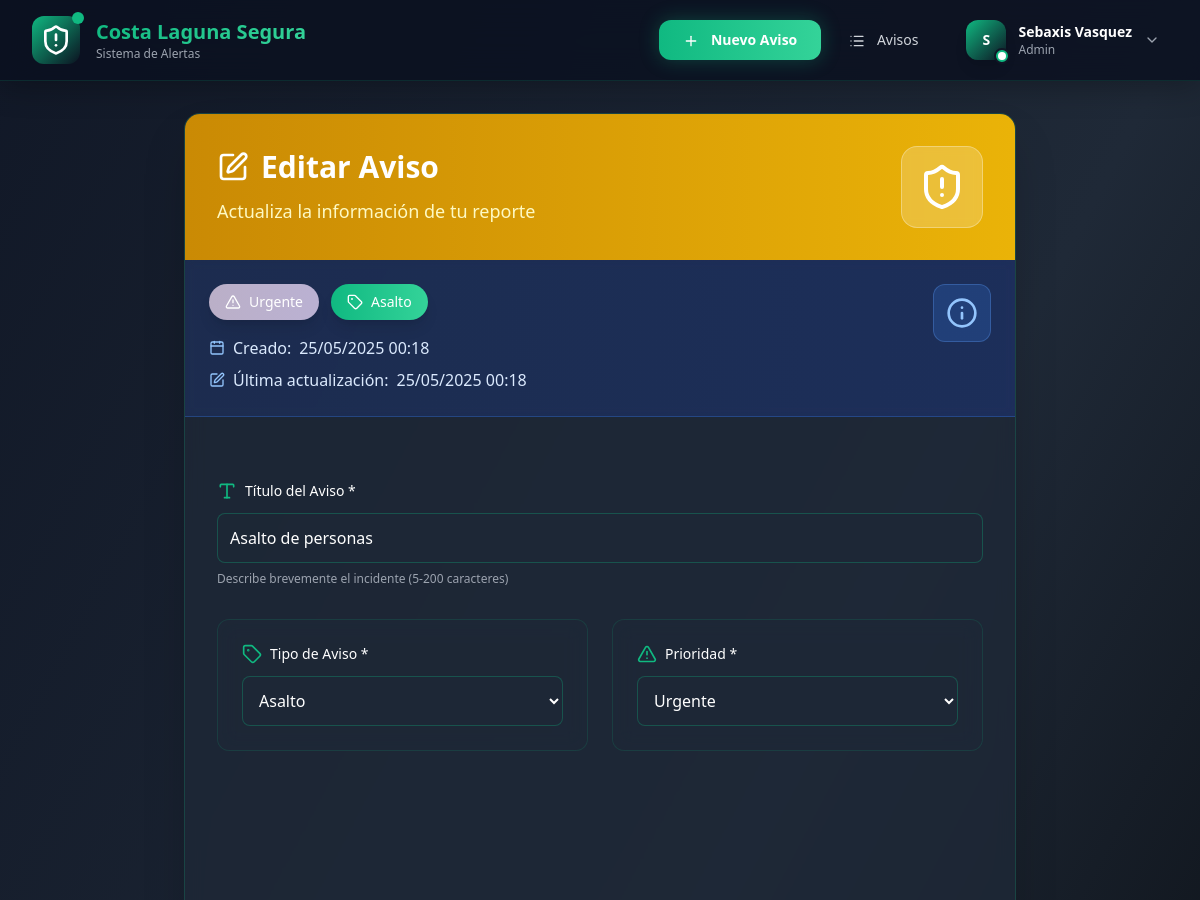
Page /aviso/2/editar/ (signed in, upper part) on the earlier database version.
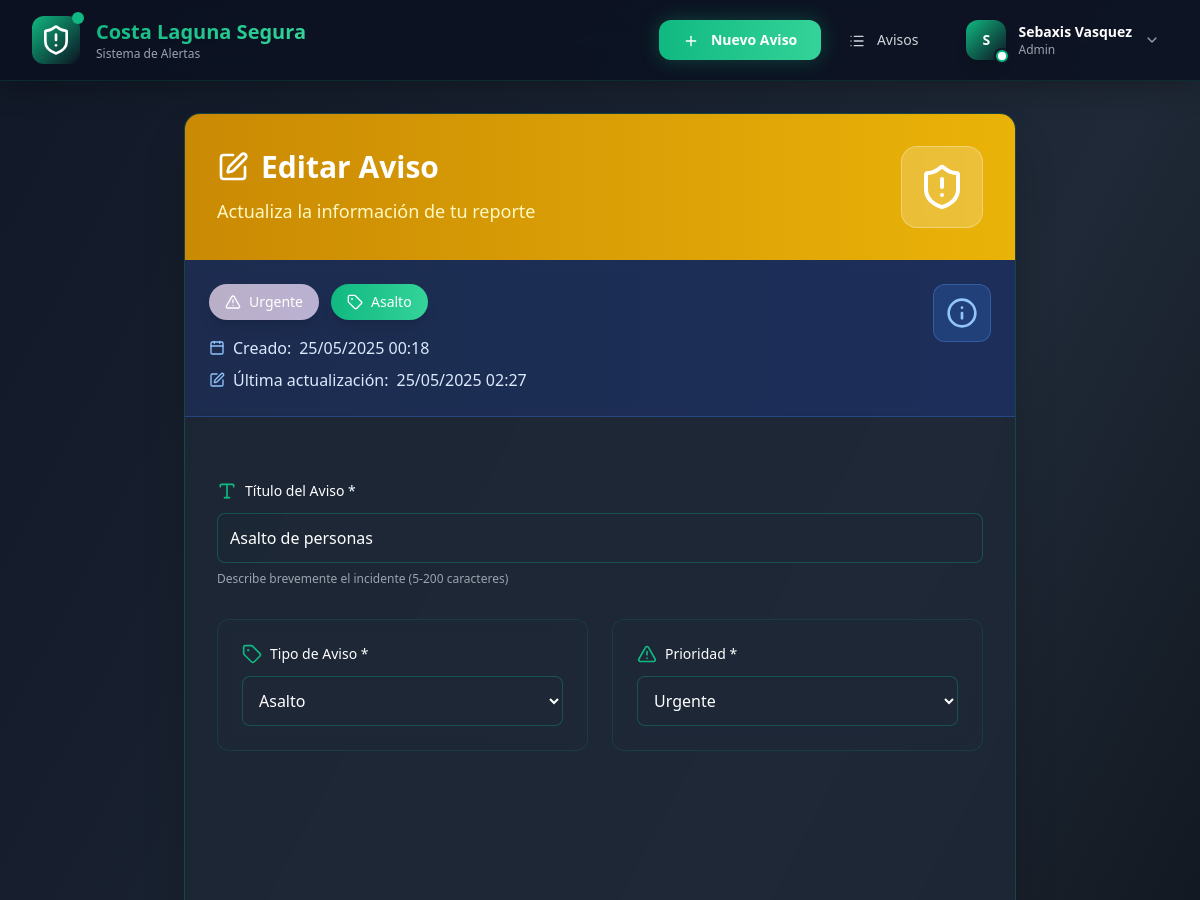
Same page on the later database version.
### avisos/models.py (models this page shows, shortened)
class Aviso(models.Model):
    PRIORIDAD_CHOICES = [
        ('baja', 'Baja'),
        ('media', 'Media'),
        ('alta', 'Alta'),
        ('urgente', 'Urgente'),
    ]
    STATUS_CHOICES = [
        ('activo', 'Activo'),
        ('resuelto', 'Resuelto'),
        ('en_proceso', 'En Proceso'),
    ]
    titulo = models.CharField(
        max_length=200,
        validators=[MinLengthValidator(5, "El título debe tener al menos 5 caracteres")]
    )
    descripcion = models.TextField(
        validators=[MinLengthValidator(10, "La descripción debe tener al menos 10 caracteres")]
    )
    tipo = models.ForeignKey(
        TipoAviso,
        on_delete=models.CASCADE,
        related_name='avisos'
    )
    prioridad = models.CharField(max_length=10, choices=PRIORIDAD_CHOICES, default='media')
    status = models.CharField(max_length=15, choices=STATUS_CHOICES, default='activo')
    direccion = models.CharField(max_length=300)
    sector = models.CharField(
        max_length=100,
        help_text="Ej: Costa Laguna, Manzana A, Block 15"
    )
    telefono_regex = RegexValidator(
        regex=r'^(\+56|56)?9[0-9]{8}$',
        message="Formato válido: +56912345678 o 912345678 (celular chileno)"
    )
    telefono_contacto = models.CharField(
        validators=[telefono_regex],
        max_length=17,
        blank=True,
        help_text="Teléfono de contacto opcional"
    )
    usuario = models.ForeignKey(User, on_delete=models.CASCADE)
    fecha_creacion = models.DateTimeField(default=timezone.now)
    fecha_actualizacion = models.DateTimeField(auto_now=True)
    ip_creacion = models.GenericIPAddressField(null=True, blank=True)
    imagen = models.ImageField(upload_to='avisos/%Y/%m/', blank=True, null=True)
    es_anonimo = models.BooleanField(default=False)
    verificado_por_admin = models.BooleanField(default=False)
    activo = models.BooleanField(default=True)
    class Meta:
        ordering = ['-fecha_creacion']
        verbose_name = 'Aviso'
        verbose_name_plural = 'Avisos'
    def get_prioridad_bg_color(self):
        colors = {
            'baja': 'bg-green-100 text-green-800',
            'media': 'bg-yellow-100 text-yellow-800',
            'alta': 'bg-orange-100 text-orange-800',
            'urgente': 'bg-red-100 text-red-800'
        }
        return colors.get(self.prioridad, 'bg-gray-100 text-gray-800')
    def get_tipo_display(self):
        return self.tipo.get_nombre_display()

class TipoAviso(models.Model):
    TIPOS_CHOICES = [
        ('robo_casa', 'Robo a Casa'),
        ('robo_vehiculo', 'Robo de Vehículo'),
        ('asalto', 'Asalto'),
        ('vehiculo_sospechoso', 'Vehículo Sospechoso'),
        ('persona_sospechosa', 'Persona Sospechosa'),
        ('accidente', 'Accidente de Tránsito'),
        ('emergencia_medica', 'Emergencia Médica'),
        ('incendio', 'Incendio'),
        ('vandalismo', 'Vandalismo'),
        ('problema_electrico', 'Problema Eléctrico'),
        ('otros', 'Otros')
    ]
    ICONOS_MAP = {
        'robo_casa': 'home',
        'robo_vehiculo': 'car',
        'asalto': 'alert-triangle',
        'vehiculo_sospechoso': 'car',
        'persona_sospechosa': 'user-x',
        'accidente': 'zap',
        'emergencia_medica': 'heart',
        'incendio': 'flame',
        'vandalismo': 'hammer',
        'problema_electrico': 'zap',
        'otros': 'info'
    }
    COLORES_MAP = {
        'robo_casa': 'red',
        'robo_vehiculo': 'red',
        'asalto': 'red',
        'vehiculo_sospechoso': 'orange',
        'persona_sospechosa': 'orange',
        'accidente': 'yellow',
        'emergencia_medica': 'red',
        'incendio': 'red',
        'vandalismo': 'orange',
        'problema_electrico': 'yellow',
        'otros': 'gray'
    }
    nombre = models.CharField(max_length=50, choices=TIPOS_CHOICES, unique=True)
    descripcion = models.TextField(blank=True)
    activo = models.BooleanField(default=True)
    fecha_creacion = models.DateTimeField(auto_now_add=True)
    class Meta:
        verbose_name = 'Tipo de Aviso'
        verbose_name_plural = 'Tipos de Avisos'
        ordering = ['nombre']
    def get_display_name(self):
        return self.get_nombre_display()

### avisos/views.py (the view, shortened to what this page needs)
# urls.py: path('aviso/<int:pk>/editar/', views.AvisoUpdateView.as_view(), name='editar_aviso'),
@method_decorator([login_required, csrf_protect], name='dispatch')
class AvisoUpdateView(UserPassesTestMixin, UpdateView):
    model = Aviso
    form_class = AvisoForm
    template_name = 'editaravisos.html'
    def test_func(self):
        aviso = self.get_object()
        return self.request.user == aviso.usuario or self.request.user.is_staff

### templates/editaravisos.html (shortened to what the changed rows need)
<!DOCTYPE html>
<html lang="es">
<head>
    <script src="https://cdn.tailwindcss.com"></script>
</head>
<body class="bg-gradient-to-br from-costa-black via-costa-gray-dark to-black min-h-screen">
    <nav class="navbar-blur sticky top-0 z-50">
    <div class="max-w-7xl mx-auto px-4 sm:px-6 lg:px-8">
        <div class="flex justify-between items-center h-20">
            <div class="flex-shrink-0 flex items-center">
                <a href="{% url 'home' %}" class="flex items-center animate-fade-in group logo-glow">
                    <div class="hidden sm:block">
                        <h1 class="text-white text-xl font-bold text-gradient group-hover:scale-105 transition-transform">
                            Costa Laguna Segura
                        </h1>
                    </div>
                </a>
            </div>
        </div>
    </div>
</nav>
    <div class="max-w-4xl mx-auto px-4 sm:px-6 lg:px-8 py-8">
        <div class="glassmorphism rounded-2xl shadow-2xl overflow-hidden animate-fade-in">
            <div class="bg-gradient-to-r from-yellow-600 to-yellow-500 text-white p-8">
                <div class="flex items-center justify-between">
                    <div>
                        <h1 class="text-3xl font-bold mb-3 flex items-center">
                            <i data-lucide="edit" class="h-8 w-8 mr-3 animate-float"></i>
                            Editar Aviso
                        </h1>
                    </div>
                </div>
            </div>
            <div class="bg-gradient-to-r from-blue-900/30 to-blue-800/30 border-b border-blue-500/30 p-6 backdrop-blur-sm">
                <div class="flex items-start justify-between">
                    <div>
                        <div class="flex items-center space-x-3 mb-4">
                            <span class="inline-flex items-center px-4 py-2 rounded-full text-sm font-medium bg-gradient-to-r {{ object.get_prioridad_bg_color }} text-white shadow-lg">
                                <i data-lucide="alert-triangle" class="h-4 w-4 mr-2"></i>
                                {{ object.get_prioridad_display }}
                            </span>
                            <span class="inline-flex items-center px-4 py-2 rounded-full text-sm font-medium bg-gradient-to-r from-costa-green to-costa-green-light text-white shadow-lg">
                                <i data-lucide="tag" class="h-4 w-4 mr-2"></i>
                                {{ object.get_tipo_display }}
                            </span>
                        </div>
                        <div class="text-blue-100 space-y-2">
                            <p class="flex items-center">
                                <i data-lucide="calendar" class="h-4 w-4 mr-2 text-blue-300"></i>
                                <span class="font-medium">Creado:</span>
                                <span class="ml-2">{{ object.fecha_creacion|date:"d/m/Y H:i" }}</span>
                            </p>
                            {% if object.fecha_actualizacion != object.fecha_creacion %}
                            <p class="flex items-center">
                                <i data-lucide="edit" class="h-4 w-4 mr-2 text-blue-300"></i>
                                <span class="font-medium">Última actualización:</span>
                                <span class="ml-2">{{ object.fecha_actualizacion|date:"d/m/Y H:i" }}</span>
                            </p>
                            {% endif %}
                        </div>
                    </div>
                </div>
            </div>
            <form method="post" enctype="multipart/form-data" class="p-8 space-y-8" id="editar-aviso-form">
                <div class="animate-slide-up">
                    <label for="{{ form.titulo.id_for_label }}" class="block text-sm font-medium text-white mb-3 flex items-center">
                        <i data-lucide="type" class="h-5 w-5 mr-2 text-costa-green"></i>
                        Título del Aviso *
                    </label>
                    {{ form.titulo }}
                    <p class="mt-2 text-xs text-gray-400">Describe brevemente el incidente (5-200 caracteres)</p>
                </div>
                <div class="grid grid-cols-1 lg:grid-cols-2 gap-6 animate-slide-up" style="animation-delay: 0.1s;">
                    <div class="glassmorphism-light p-6 rounded-xl card-hover">
                        <label for="{{ form.tipo.id_for_label }}" class="block text-sm font-medium text-white mb-3 flex items-center">
                            <i data-lucide="tag" class="h-5 w-5 mr-2 text-costa-green"></i>
                            Tipo de Aviso *
                        </label>
                        {{ form.tipo }}
                    </div>
                    <div class="glassmorphism-light p-6 rounded-xl card-hover">
                        <label for="{{ form.prioridad.id_for_label }}" class="block text-sm font-medium text-white mb-3 flex items-center">
                            <i data-lucide="alert-triangle" class="h-5 w-5 mr-2 text-costa-green"></i>
                            Prioridad *
                        </label>
                        {{ form.prioridad }}
                    </div>
                </div>
            </form>
        </div>
    </div>
</body>
</html>

Differences in the rows shown:
changed Aviso "Urgente": fecha_actualizacion "25/05/2025 00:18" → "25/05/2025 02:27"
